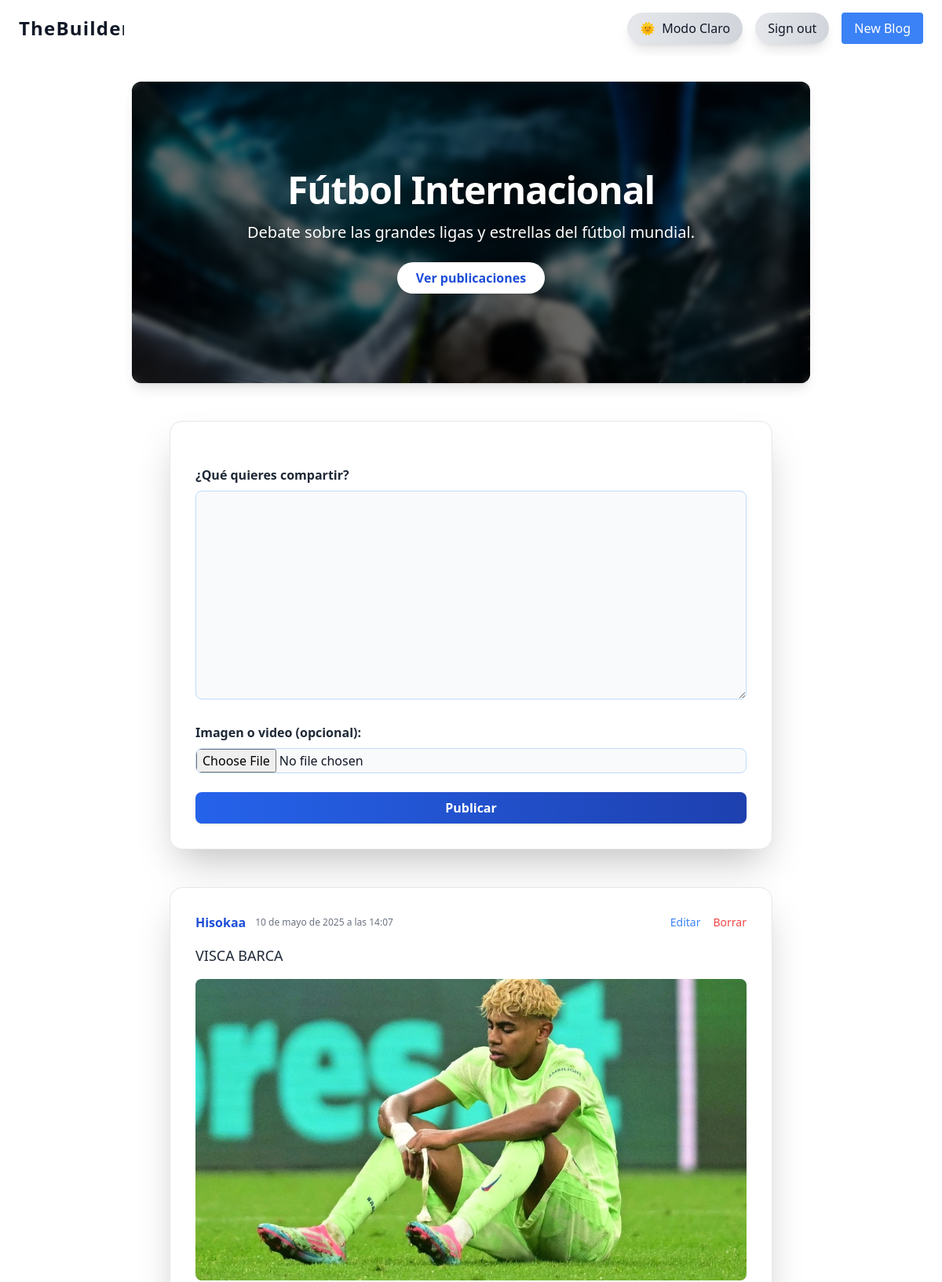
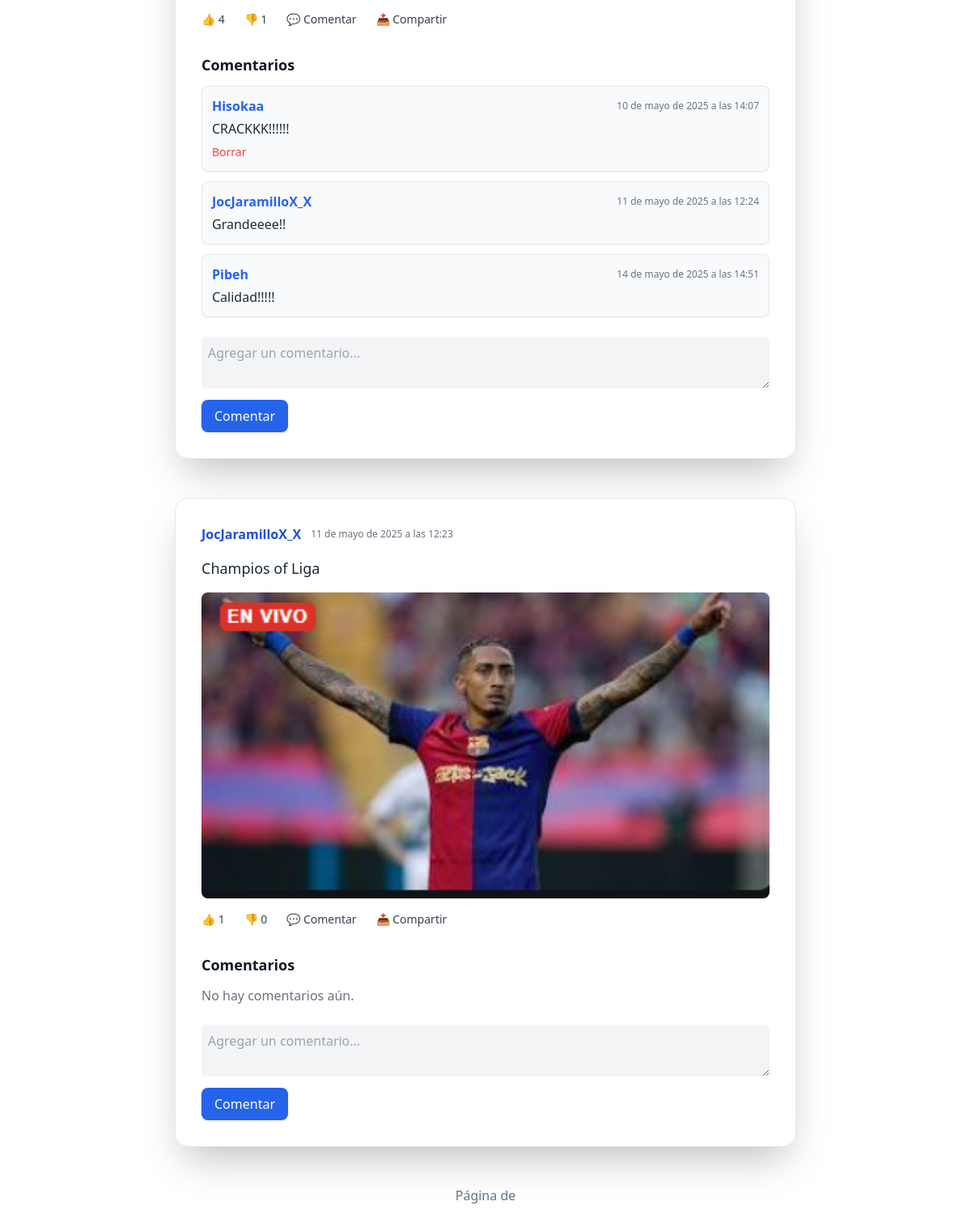
Before: /blogs/blogs/subsection/1/ (signed in) with the older database file (2 pictures, top to bottom).
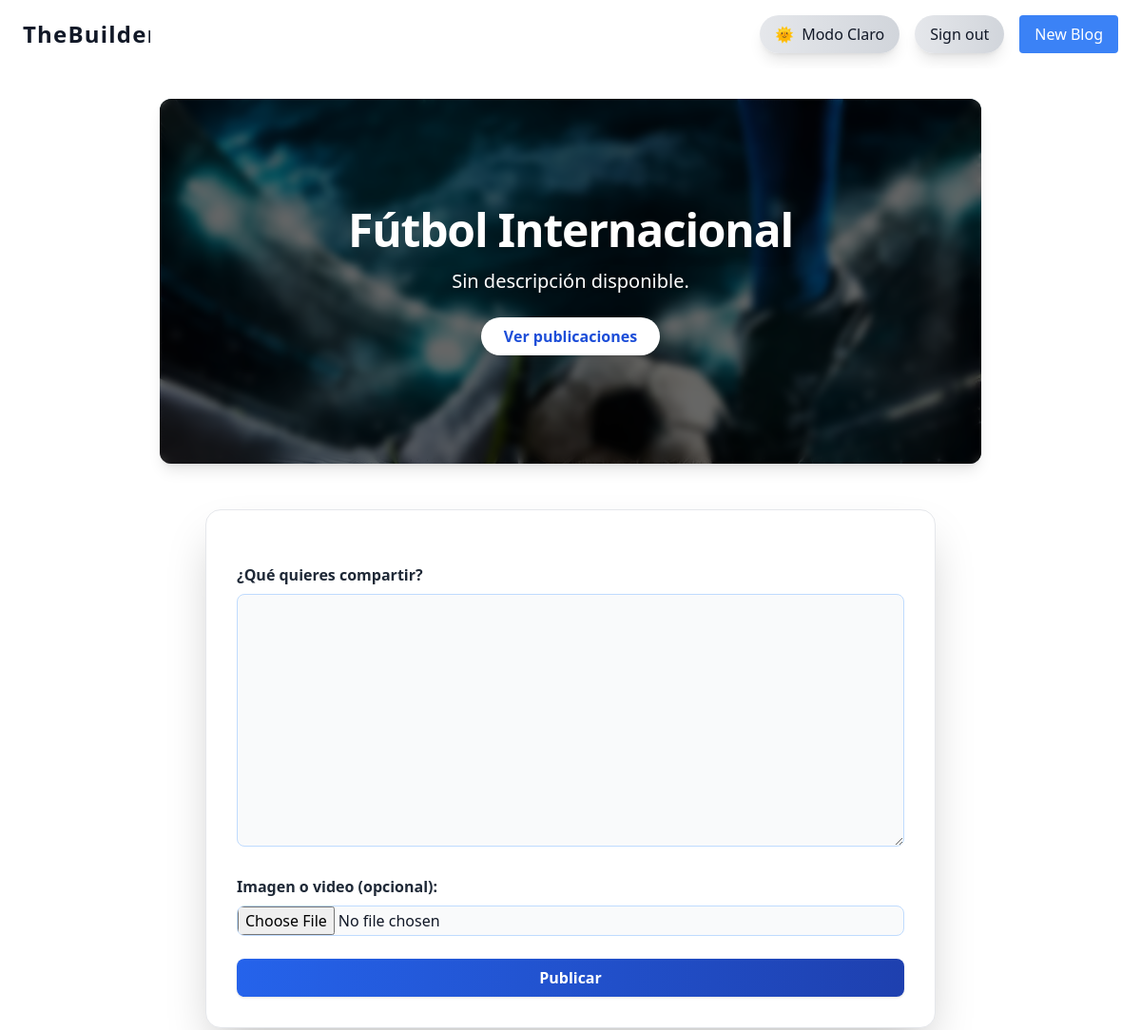
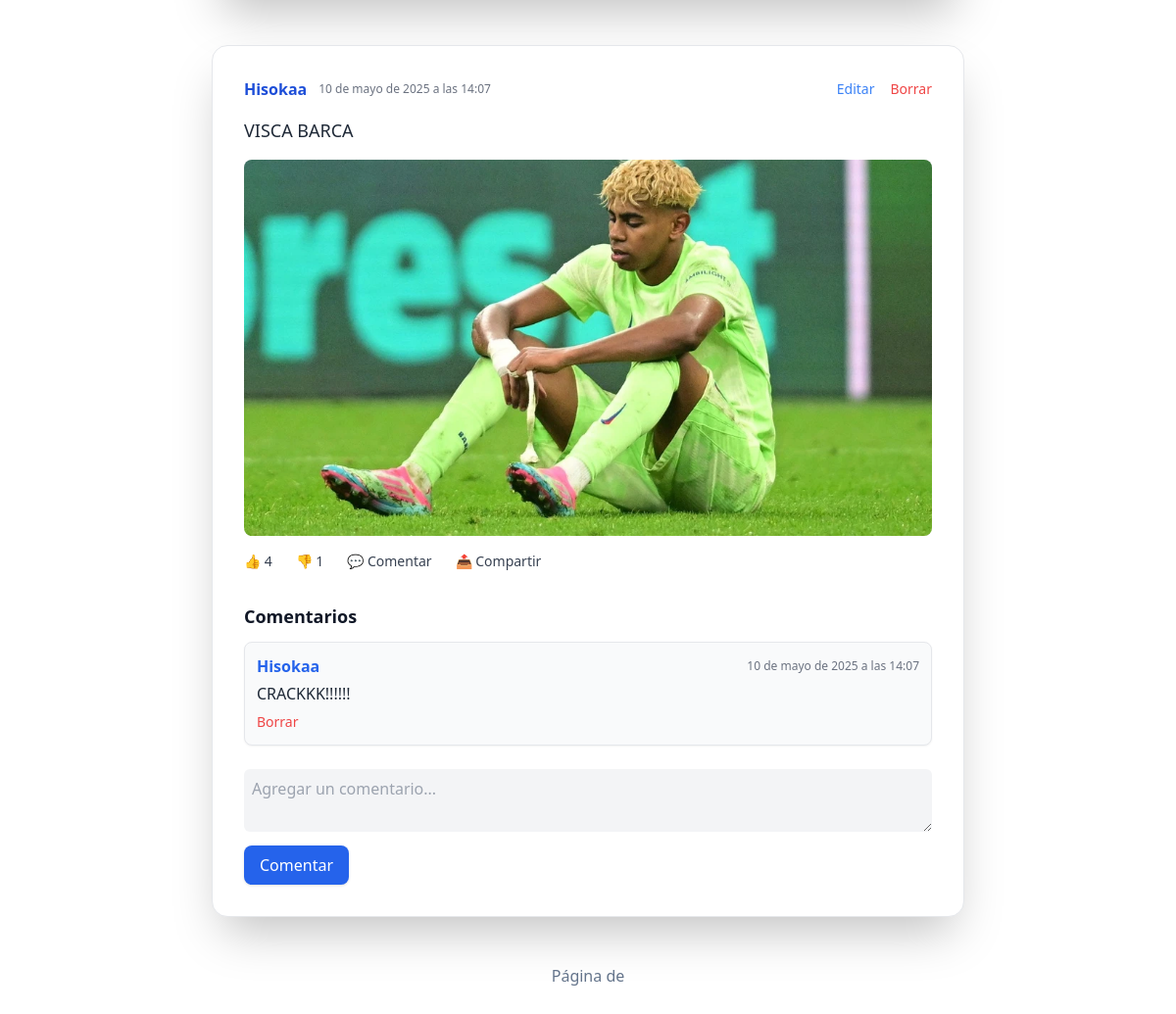
After: the same page with the newer database file (2 pictures, top to bottom).
### blogapp/models.py (models this page shows, shortened)
class Subsection(models.Model):
    blog = models.ForeignKey(Blog, related_name='subsections', on_delete=models.CASCADE)
    name = models.CharField(max_length=100)
    description = models.TextField(blank=True)
    image = models.ImageField(upload_to='subsections/', blank=True, null=True)
    owner = models.ForeignKey(User, on_delete=models.CASCADE, related_name='subsections', null=True)  # <--- Añade esta línea
    rating = models.FloatField(default=0)
    rating_count = models.PositiveIntegerField(default=0)
    rating_sum = models.PositiveIntegerField(default=0)

class Post(models.Model):
    author = models.ForeignKey(User, on_delete=models.CASCADE)
    content_type = models.ForeignKey(ContentType, on_delete=models.CASCADE)
    object_id = models.PositiveIntegerField()
    subsection = GenericForeignKey('content_type', 'object_id')
    text = models.TextField()
    media = models.FileField(upload_to='post_media/', blank=True, null=True)
    created_at = models.DateTimeField(auto_now_add=True)
    likes = models.IntegerField(default=0)
    dislikes = models.IntegerField(default=0)

class Comment(models.Model):
    post = models.ForeignKey(Post, related_name='comments', on_delete=models.CASCADE, null=True)
    author = models.ForeignKey(User, on_delete=models.CASCADE)
    text = models.TextField()
    created_at = models.DateTimeField(auto_now_add=True)

### blogapp/views.py (the view)
# urls.py: path('blogs/subsection/<int:pk>/', views.subsection_detail, name='subsection_detail'),
@login_required
def subsection_detail(request, pk):
    subsection = get_object_or_404(Subsection, pk=pk)
    content_type = ContentType.objects.get_for_model(subsection)
    posts = Post.objects.filter(content_type=content_type, object_id=subsection.id)
    if request.method == 'POST':
        post_form = PostForm(request.POST, request.FILES)
        if post_form.is_valid():
            post = post_form.save(commit=False)
            post.author = request.user
            post.content_type = content_type
            post.object_id = subsection.id
            post.save()
            return redirect('blogapp:subsection_detail', pk=pk)
    else:
        post_form = PostForm()
    return render(request, 'blogapp/subsection_detail.html', {
        'subsection': subsection,
        'post_form': post_form,
        'posts': posts,
        'user': request.user,  # <-- Añade esto
        'request': request,    # <-- Añade esto
    })

### blogapp/forms.py
class PostForm(forms.ModelForm):
    class Meta:
        model = Post
        fields = ['text', 'media']

### blogapp/templates/blogapp/Subsection_detail.html (shortened to what this page needs)
{% extends 'blogapp/base.html' %}
{% load static %}
{% load widget_tweaks %}
{% block content %}
<section class="relative bg-cover bg-center h-96 rounded-xl shadow-lg mb-12 overflow-hidden"
    style="background-image: url('{% if subsection.image %}{{ subsection.image.url }}{% elif subsection.name == "Jabalina" %}https://images.unsplash.com/photo-1505843276877-1a9a5e50c1b2?auto=format&fit=crop&w=1200&q=80{% elif subsection.name == "Natación" %}https://images.unsplash.com/photo-1506744038136-46273834b3fb?auto=format&fit=crop&w=1200&q=80{% elif subsection.name == "Fútbol Internacional" %}https://images.unsplash.com/photo-1506744038136-46273834b3fb?auto=format&fit=crop&w=1200&q=80{% else %}/static/img/hero-default.jpg{% endif %}');">
  <div class="absolute inset-0 bg-black bg-opacity-60 backdrop-blur-sm"></div>
  <div class="relative z-10 flex flex-col items-center justify-center h-full text-white text-center px-6">
    <h1 class="text-4xl md:text-5xl font-extrabold mb-4 drop-shadow-lg tracking-tight">{{ subsection.name }}</h1>
    {% if subsection.description and subsection.description|length > 0 %}
      <p class="text-lg md:text-xl max-w-2xl mb-6 drop-shadow">{{ subsection.description|safe }}</p>
    {% else %}
      <p class="text-lg md:text-xl max-w-2xl mb-6 drop-shadow">Sin descripción disponible.</p>
    {% endif %}
    <a href="#posts" class="bg-white text-blue-700 font-semibold px-6 py-2 rounded-full shadow-md hover:bg-blue-700 hover:text-white transition">Ver publicaciones</a>
  </div>
</section>
<div class="max-w-3xl mx-auto" id="posts">
  <div class="bg-white dark:bg-gray-900 p-8 rounded-2xl shadow-2xl mb-12 border border-gray-200 dark:border-gray-700">
    {% if user.is_authenticated %}
      <form method="post" enctype="multipart/form-data" class="space-y-6">
        <div>
          <label for="id_text" class="block font-semibold text-gray-800 dark:text-gray-200 mb-2">¿Qué quieres compartir?</label>
          {{ post_form.text|add_class:"w-full rounded-lg p-3 bg-gray-50 dark:bg-gray-800 text-gray-900 dark:text-white border border-blue-200 dark:border-blue-800 focus:border-blue-500 focus:ring-2 focus:ring-blue-200 dark:focus:ring-blue-800 transition" }}
        </div>
        <div>
          <label for="id_media" class="block font-semibold text-gray-800 dark:text-gray-200 mb-2">Imagen o video (opcional):</label>
          {{ post_form.media|add_class:"block w-full text-gray-900 dark:text-gray-200 bg-gray-50 dark:bg-gray-800 border border-blue-200 dark:border-blue-800 rounded-lg cursor-pointer focus:outline-none" }}
        </div>
        <button type="submit" class="bg-gradient-to-r from-blue-600 to-blue-800 hover:from-blue-700 hover:to-blue-900 text-white px-6 py-2 rounded-lg font-bold shadow transition w-full">
          Publicar
        </button>
      </form>
    {% else %}
      <p class="text-center text-gray-600 dark:text-gray-300">
        Debes <a href="{% url 'login' %}" class="text-blue-600 underline hover:text-blue-800">iniciar sesión</a> para publicar.
      </p>
    {% endif %}
  </div>
  {% for post in posts %}
  <div class="bg-white dark:bg-gray-900 p-8 rounded-2xl shadow-2xl mb-12 border border-gray-200 dark:border-gray-700">
    <div class="flex justify-between items-center mb-4">
      <div class="flex items-center gap-3">
        <span class="text-blue-700 dark:text-blue-300 font-semibold">{{ post.author.username }}</span>
        <span class="text-xs text-gray-500">{{ post.created_at }}</span>
      </div>
      {% if post.author == request.user %}
      <div class="flex items-center gap-4 text-sm">
        <a href="{% url 'blogapp:edit_post' post.pk %}" class="text-blue-500 hover:underline">Editar</a>
        <form method="post" action="{% url 'blogapp:delete_post' post.pk %}" class="inline">
          <button type="submit" class="text-red-500 hover:underline">Borrar</button>
        </form>
      </div>
      {% endif %}
    </div>
    <p class="text-lg text-gray-800 dark:text-gray-100 mb-4 font-medium">{{ post.text }}</p>
    {% if post.media %}
      {% if post.media.url|lower|slice:"-4:" == ".mp4" %}
      <video controls class="rounded-lg w-full max-h-96 bg-gray-200 dark:bg-gray-700 mb-4">
        <source src="{{ post.media.url }}" type="video/mp4">
        Tu navegador no soporta el video.
      </video>
      {% else %}
      <img src="{{ post.media.url }}" alt="Publicación de {{ post.author.username }}" class="rounded-lg w-full max-h-96 object-cover bg-gray-200 dark:bg-gray-700 mb-4">
      {% endif %}
    {% endif %}
    <div class="flex flex-wrap items-center gap-6 mt-4 text-sm">
      <form method="post" action="{% url 'blogapp:like_post' post.pk %}">
        <button type="submit" class="flex items-center gap-2 text-gray-700 dark:text-gray-200 hover:text-blue-600 transition">
          👍 {{ post.likes }}
        </button>
      </form>
      <form method="post" action="{% url 'blogapp:dislike_post' post.pk %}">
        <button type="submit" class="flex items-center gap-2 text-gray-700 dark:text-gray-200 hover:text-red-600 transition">
          👎 {{ post.dislikes }}
        </button>
      </form>
      <a href="#comentarios-{{ post.pk }}" class="flex items-center gap-2 text-gray-700 dark:text-gray-200 hover:text-green-600 transition">
        💬 Comentar
      </a>
      <button class="flex items-center gap-2 text-gray-700 dark:text-gray-200 hover:text-gray-900 transition">
        📤 Compartir
      </button>
    </div>
    <div id="comentarios-{{ post.pk }}" class="mt-8 space-y-3">
      <h3 class="text-lg font-bold text-gray-900 dark:text-white mb-2">Comentarios</h3>
      {% for comment in post.comments.all %}
      <div class="bg-gray-50 dark:bg-gray-800 p-3 rounded-lg shadow-sm border border-gray-200 dark:border-gray-700">
        <div class="flex justify-between items-center mb-1">
          <span class="text-blue-600 dark:text-blue-300 font-semibold">{{ comment.author.username }}</span>
          <span class="text-xs text-gray-500">{{ comment.created_at }}</span>
        </div>
        <p class="text-gray-800 dark:text-gray-100">{{ comment.text }}</p>
        {% if comment.author == request.user %}
        <form method="post" action="{% url 'blogapp:delete_comment' comment.pk %}" class="mt-1">
          <button type="submit" class="text-red-500 hover:underline text-sm">Borrar</button>
        </form>
        {% endif %}
      </div>
      {% empty %}
      <p class="text-gray-500 dark:text-gray-400">No hay comentarios aún.</p>
      {% endfor %}
    </div>
    <form method="post" action="{% url 'blogapp:comment_post' post.pk %}" class="mt-4 space-y-2">
      <textarea name="text" rows="2" class="w-full rounded-md p-2 bg-gray-100 dark:bg-gray-700 text-gray-800 dark:text-white focus:outline-none focus:ring-2 focus:ring-blue-500" placeholder="Agregar un comentario..."></textarea>
      <button type="submit" class="bg-blue-600 hover:bg-blue-700 text-white px-4 py-2 rounded-lg shadow">Comentar</button>
    </form>
  </div>
  {% endfor %}
  <div class="pagination flex justify-center items-center gap-6 my-10 text-gray-700 dark:text-gray-300">
    <span class="font-medium">Página {{ page_obj.number }} de {{ page_obj.paginator.num_pages }}</span>
  </div>
</div>
{% endblock %}

### blogapp/templates/blogapp/base.html (shortened to what this page needs)
<!DOCTYPE html>
<html lang="en">
<head>
  <script src="https://cdn.tailwindcss.com"></script>
</head>
<body id="body" class="flex flex-col min-h-screen bg-white dark:bg-black text-gray-900 dark:text-white font-sans transition-all duration-700 ease-in-out">
  <nav class="bg-white dark:bg-gradient-to-r dark:from-gray-900 dark:to-gray-700 shadow-md py-4 px-6 transition-colors">
    <div class="flex justify-between items-center">
      <a href="{% url 'blogapp:blog_list' %}"
         class="text-gray-900 dark:text-white text-2xl font-semibold tracking-wider transition-colors animate-typing overflow-hidden whitespace-nowrap border-r-4 border-r-white pr-5">
        TheBuilders
      </a>
      <div class="flex items-center space-x-4">
        <button onclick="toggleDarkMode()" class="flex items-center gap-2 px-4 py-2 rounded-full bg-gradient-to-r from-gray-200 to-gray-300 dark:from-gray-700 dark:to-gray-800 text-gray-900 dark:text-white hover:scale-105 transition-all duration-300 shadow-lg">
          <span id="theme-icon" class="transition-transform duration-500 transform">🌞</span>
          <span id="theme-label" class="transition-opacity duration-500 ease-in-out">Modo Claro</span>
        </button>
        {% if user.is_authenticated %}
          <form id="logoutForm" action="{% url 'blogapp:logout' %}?next=/login/" method="post" style="display:inline;">
            <button type="submit" class="sign-btn flex items-center gap-2 px-4 py-2 rounded-full bg-gradient-to-r from-gray-200 to-gray-300 dark:from-gray-700 dark:to-gray-800 text-gray-900 dark:text-white hover:scale-105 transition-all duration-300 shadow-lg">
              Sign out
            </button>
          </form>
          <a href="{% url 'blogapp:add_blog' %}" class="bg-blue-500 hover:bg-blue-600 text-white dark:bg-blue-600 dark:hover:bg-blue-700 dark:text-white font-medium py-2 px-4 rounded transition-all duration-500 ease-in-out">New Blog</a>
        {% endif %}
      </div>
    </div>
  </nav>
  <main class="flex-grow w-full bg-white dark:bg-gray-900 transition-all duration-700 ease-in-out">
    <div class="max-w-4xl mx-auto px-4 py-8">
      {% block content %}{% endblock %}
    </div>
  </main>
</body>
</html>

### blogapp/templates/blogapp/base.html (style rules this page uses)
html, body { height: 100%; scroll-behavior: smooth; transition: background-color 0.5s ease-in-out; }

### blogapp/templates/blogapp/Subsection_detail.html (style rules this page uses)
.pagination { display: flex; justify-content: center; align-items: center; gap: 1.5rem; margin: 2.5rem 0 1.5rem 0; }
.pagination span { color: #64748b; font-size: 1rem; }

Changed rows visible on the page:
removed Comment: author.username "JocJaramilloX_X", created_at "11 de mayo de 2025 a las 12:24", text "Grandeeee!!"
removed Comment: author.username "Pibeh", created_at "14 de mayo de 2025 a las 14:51", text "Calidad!!!!!"
removed Post: author.username "JocJaramilloX_X", created_at "11 de mayo de 2025 a las 12:23", text "Champios of Liga", media (picture), likes "1", dislikes "0"
changed Subsection "Fútbol Internacional": description "Debate sobre las grandes ligas y estrellas del fútbol mundial." → (not shown)
Other visible differences:
text now shown: "Sin descripción disponible."
